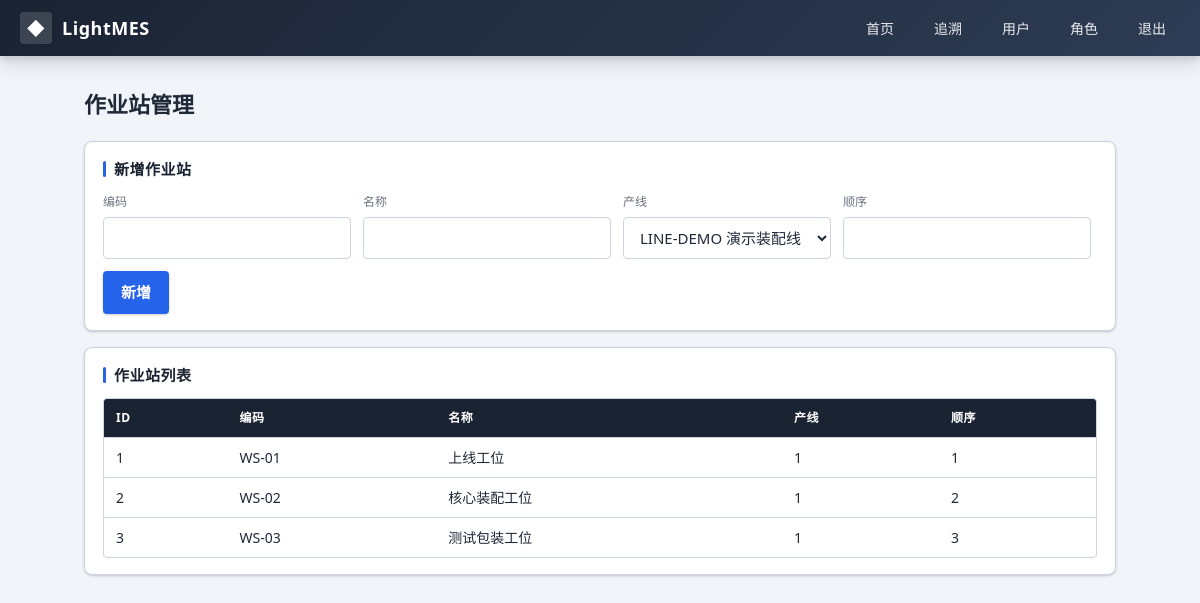
Page /masterdata/work-stations on the committed database.
### src/lightmes/modules/masterdata/models.py (models this page shows)
class WorkStation(Base, TimestampMixin):
    __tablename__ = "work_stations"
    __table_args__ = (
        UniqueConstraint("line_id", "seq", name="uq_work_station_line_seq"),
    )
    id: Mapped[int] = mapped_column(primary_key=True)
    code: Mapped[str] = mapped_column(unique=True, index=True)
    name: Mapped[str] = mapped_column()
    line_id: Mapped[int] = mapped_column(ForeignKey("lines.id"))
    seq: Mapped[int] = mapped_column()
    description: Mapped[str | None] = mapped_column(default=None)
    is_active: Mapped[bool] = mapped_column(default=True)

### src/lightmes/modules/masterdata/page_router.py (the view)
@router.get("/masterdata/work-stations", response_class=HTMLResponse)
def work_stations_page(request: Request, db: Session = Depends(get_db)) -> HTMLResponse:
    svc = MasterDataService(db)
    work_stations = svc.work_stations.list_all()
    lines = svc.lines.list_all()
    return templates.TemplateResponse(
        request, "masterdata/work_stations.html",
        {"work_stations": work_stations, "lines": lines}
    )

### src/lightmes/templates/masterdata/work_stations.html (shortened to what this page needs)
{% extends "base.html" %}
{% block content %}
<h1 class="page-title">作业站管理</h1>
<div class="card">
  <div class="card__title">新增作业站</div>
  <form class="form-row" hx-post="/masterdata/work-stations" hx-target="#rows" hx-swap="beforeend"
        hx-on::after-request="if(event.detail.successful) this.reset()">
    <div class="field"><label>编码</label><input name="code" required></div>
    <div class="field"><label>名称</label><input name="name" required></div>
    <div class="field"><label>产线</label>
      <select name="line_id">{% for l in lines %}<option value="{{ l.id }}">{{ l.code }} {{ l.name }}</option>{% endfor %}</select>
    </div>
    <div class="field"><label>顺序</label><input name="seq" type="number" required></div>
    <button type="submit">新增</button>
  </form>
</div>
<div class="card">
  <div class="card__title">作业站列表</div>
  <table class="data-table">
    <thead><tr><th>ID</th><th>编码</th><th>名称</th><th>产线</th><th>顺序</th></tr></thead>
    <tbody id="rows">
      {% for ws in work_stations %}{% include "masterdata/partials/work_station_row.html" %}{% endfor %}
    </tbody>
  </table>
</div>
{% endblock %}

### src/lightmes/templates/masterdata/partials/work_station_row.html
<tr><td>{{ ws.id }}</td><td>{{ ws.code }}</td><td>{{ ws.name }}</td><td>{{ ws.line_id }}</td><td>{{ ws.seq }}</td></tr>

### src/lightmes/static/css/app.css (style rules this page uses)
:root { --indigo-900: #1a2332; --indigo-800: #243044; --indigo-700: #2d3c54; --indigo-600: #364a66; --indigo-500: #3f5878; --blue-600: #2563eb; --blue-700: #1d4ed8; --ink: #1f2937; --ink-soft: #6b7280; --line: #cbd5e1; --bg: #f1f5f9; --surface: #ffffff; --danger: #dc2626; --danger-bg:#fee2e2; --ok: #059669; --ok-bg: #dcfce7; --warning: #d97706; --warning-bg:#fef3c7; --shadow-1: 0 1px 3px rgba(0,0,0,.12), 0 1px 2px rgba(0,0,0,.08); --shadow-2: 0 4px 6px rgba(0,0,0,.10), 0 10px 20px rgba(0,0,0,.10); --radius: 8px; --radius-sm:4px; }
* { box-sizing: border-box; }
html, body { margin: 0; padding: 0; background: var(--bg); color: var(--ink); font-family: "Segoe UI", "Microsoft YaHei", system-ui, -apple-system, sans-serif; font-size: 15px; line-height: 1.5; }
.page-title { font-size: 22px; font-weight: 700; margin: 4px 0 20px; color: var(--ink); }
.card { background: var(--surface); border-radius: var(--radius); box-shadow: var(--shadow-1); padding: 16px 18px; margin-bottom: 16px; border: 1px solid var(--line); }
.card__title { font-size: 15px; font-weight: 700; margin: 0 0 12px; color: var(--indigo-900); display: flex; align-items: center; gap: 8px; text-transform: uppercase; letter-spacing: .5px; }
.card__title::before { content: ""; width: 3px; height: 16px; border-radius: 2px; background: var(--blue-600); }
.form-row { display: flex; flex-wrap: wrap; gap: 12px; align-items: flex-end; }
.field { display: flex; flex-direction: column; gap: 6px; }
.field label { font-size: 12px; color: var(--ink-soft); font-weight: 500; }
input, select { font: inherit; color: var(--ink); padding: 9px 12px; border: 1px solid var(--line); border-radius: var(--radius-sm); background: #fff; outline: none; transition: border-color .12s, box-shadow .12s; min-width: 160px; }
input::placeholder { color: #9bb0a9; }
.btn, button[type="submit"], button { font: inherit; font-weight: 700; cursor: pointer; border: none; border-radius: var(--radius-sm); padding: 10px 18px; background: var(--blue-600); color: #fff; box-shadow: var(--shadow-1); transition: background .12s, box-shadow .12s, transform .06s; }
.data-table { width: 100%; border-collapse: separate; border-spacing: 0; font-size: 14px; overflow: hidden; border-radius: var(--radius-sm); border: 1px solid var(--line); }
.data-table thead th { background: var(--indigo-900); color: #fff; font-weight: 700; text-align: left; padding: 10px 12px; border-bottom: 1px solid var(--line); white-space: nowrap; text-transform: uppercase; letter-spacing: .5px; font-size: 12px; }
.data-table tbody td { padding: 9px 12px; border-bottom: 1px solid var(--line); }
.data-table tbody tr:last-child td { border-bottom: none; }

### rows in the picture
WorkStation: id "1", code "WS-01", name "上线工位", line_id "1", seq "1"
WorkStation: id "2", code "WS-02", name "核心装配工位", line_id "1", seq "2"
WorkStation: id "3", code "WS-03", name "测试包装工位", line_id "1", seq "3"

### other values in the picture
form field line_id "LINE-DEMO 演示装配线"
